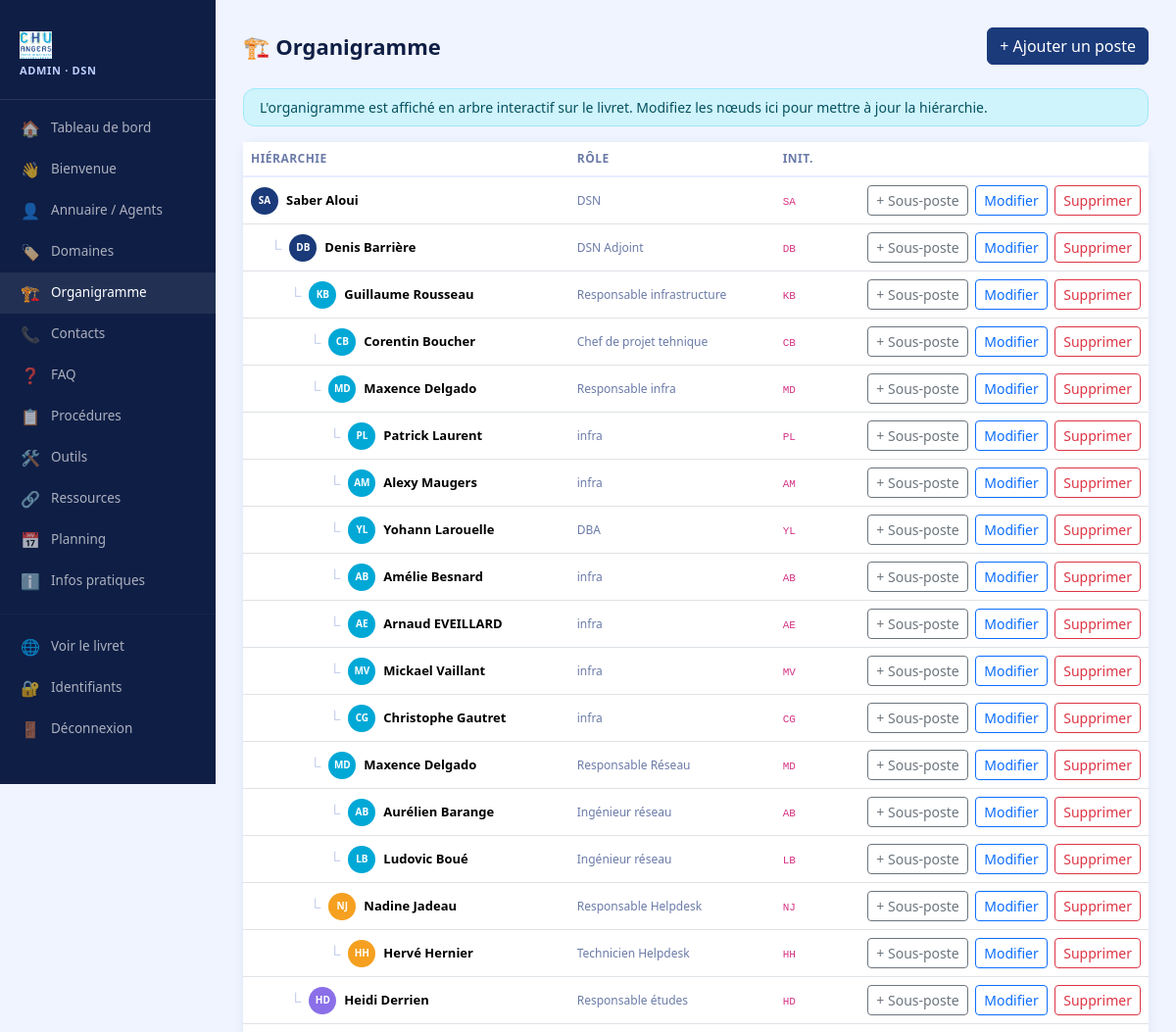
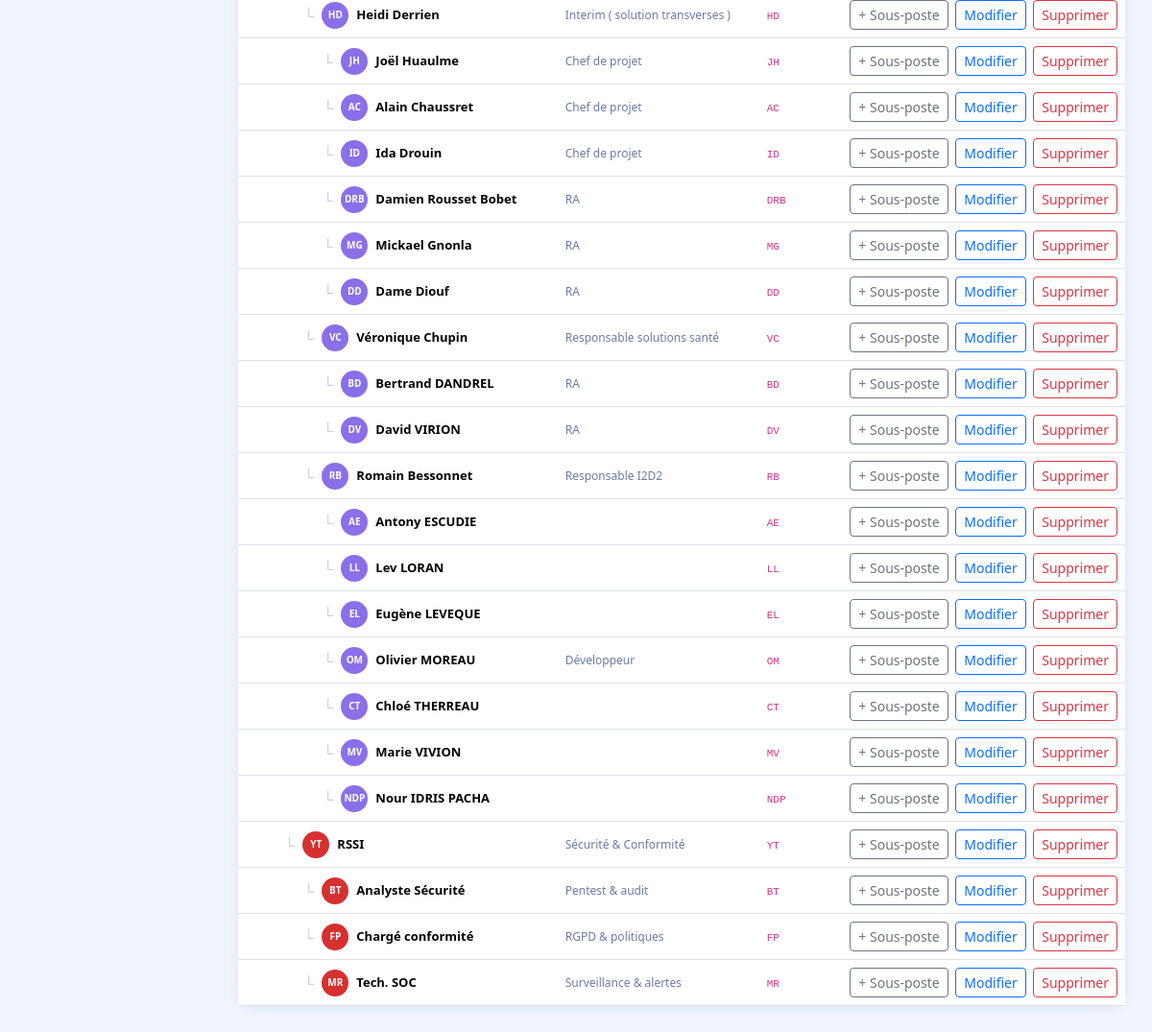
Screenshot of /admin/organigramme.php (signed in) with the database file from the repository (2 pictures, top to bottom).
### tables this page shows
CREATE TABLE `org_nodes` (
  `id` int(11) NOT NULL AUTO_INCREMENT,
  `parent_id` int(11) DEFAULT NULL,
  `nom` varchar(200) NOT NULL,
  `role_label` varchar(200) DEFAULT NULL,
  `initiales` varchar(5) DEFAULT NULL,
  `couleur` varchar(20) DEFAULT '#1B3A7A',
  `ordre` int(11) DEFAULT '0',
  PRIMARY KEY (`id`),
  KEY `parent_id` (`parent_id`)
);

### admin/organigramme.php (the view, shortened to what this page needs)
<?php
require_once '_layout.php';
$db  = getDB();
$action = $_GET['action'] ?? 'list';
$allNodes = $db->query("SELECT id,nom,role_label,initiales,couleur,parent_id FROM org_nodes ORDER BY ordre,id")->fetchAll();
$nodeMap  = array_column($allNodes, null, 'id');
function indentTree(array $nodes, ?int $parentId, int $depth, int $excludeId = 0): array {
    $result = [];
    foreach ($nodes as $n) {
        $nPid = $n['parent_id'] === null ? null : (int)$n['parent_id'];
        if ($nPid === $parentId && (int)$n['id'] !== $excludeId) {
            $n['depth'] = $depth;
            $result[] = $n;
            $result = array_merge($result, indentTree($nodes, (int)$n['id'], $depth+1, $excludeId));
        }
    }
    return $result;
}
?>
<div class="page-header"><h1>🏗️ Organigramme</h1><a href="?action=add" class="btn btn-primary">+ Ajouter un poste</a></div>
<div class="alert alert-info py-2 small">L'organigramme est affiché en arbre interactif sur le livret. Modifiez les nœuds ici pour mettre à jour la hiérarchie.</div>
<?php if ($action==='list'): ?>
<div class="card"><div class="table-responsive"><table class="table mb-0">
<thead><tr><th>Hiérarchie</th><th>Rôle</th><th>Init.</th><th></th></tr></thead>
<tbody>
<?php foreach(indentTree($allNodes, null, 0) as $n): ?>
<tr>
  <td>
    <div class="d-flex align-items-center gap-2" style="padding-left:<?=($n['depth']*20)?>px">
      <?php if ($n['depth'] > 0): ?><span style="color:#C5CFEE;font-size:16px">└</span><?php endif; ?>
      <div style="width:28px;height:28px;border-radius:50%;background:<?=htmlspecialchars($nodeMap[$n['id']]['couleur']??'#1B3A7A')?>;color:#fff;font-size:10px;font-weight:800;display:flex;align-items:center;justify-content:center;flex-shrink:0"><?=htmlspecialchars($n['initiales']??mb_substr($n['nom'],0,2))?></div>
      <strong style="font-size:13px"><?=htmlspecialchars($n['nom'])?></strong>
    </div>
  </td>
  <td style="color:#6B7BA8;font-size:12px"><?=htmlspecialchars($n['role_label'])?></td>
  <td><code style="font-size:11px"><?=htmlspecialchars($n['initiales']??'')?></code></td>
  <td class="text-end">
    <a href="?action=add&parent_id=<?=$n['id']?>" class="btn btn-sm btn-outline-secondary me-1">+ Sous-poste</a>
    <a href="?action=edit&id=<?=$n['id']?>" class="btn btn-sm btn-outline-primary me-1">Modifier</a>
    <a href="?action=delete&id=<?=$n['id']?>" class="btn btn-sm btn-outline-danger" onclick="return confirm('Supprimer ce poste ? Ses enfants remonteront au niveau supérieur.')">Supprimer</a>
  </td>
</tr>
<?php endforeach; ?>
</tbody></table></div></div>
<?php endif; ?>
<?php require_once '_footer.php'; ?>

### admin/_layout.php (style rules this page uses)
body { background: #F0F4FF; font-family: 'Segoe UI', system-ui, sans-serif; }
.page-header { display:flex; align-items:center; justify-content:space-between; margin-bottom:24px; }
.page-header h1 { font-size:22px; font-weight:800; color:#0F1E45; margin:0; }
.card { border:none; border-radius:16px; box-shadow:0 2px 12px rgba(27,58,122,.08); }
.btn-primary { background:#1B3A7A; border-color:#1B3A7A; }
.table th { font-size:12px; text-transform:uppercase; letter-spacing:.04em; color:#6B7BA8; border-bottom:2px solid #E8EDFF; }
.table td { vertical-align:middle; font-size:13.5px; }
.alert { border-radius:12px; }

### rows the page displays
org_nodes: initiales "SA", nom "Saber Aloui", role_label "DSN"
org_nodes: initiales "DB", nom "Denis Barrière", role_label "DSN Adjoint"
org_nodes: initiales "KB", nom "Guillaume Rousseau", role_label "Responsable infrastructure"
org_nodes: initiales "CB", nom "Corentin Boucher", role_label "Chef de projet tehnique"
org_nodes: initiales "MD", nom "Maxence Delgado", role_label "Responsable infra"
org_nodes: initiales "PL", nom "Patrick Laurent", role_label "infra"
org_nodes: initiales "AM", nom "Alexy Maugers", role_label "infra"
org_nodes: initiales "YL", nom "Yohann Larouelle", role_label "DBA"
org_nodes: initiales "AB", nom "Amélie Besnard", role_label "infra"
org_nodes: initiales "AE", nom "Arnaud EVEILLARD", role_label "infra"
org_nodes: initiales "MV", nom "Mickael Vaillant", role_label "infra"
org_nodes: initiales "CG", nom "Christophe Gautret", role_label "infra"
org_nodes: initiales "MD", nom "Maxence Delgado", role_label "Responsable Réseau"
org_nodes: initiales "AB", nom "Aurélien Barange", role_label "Ingénieur réseau"
org_nodes: initiales "LB", nom "Ludovic Boué", role_label "Ingénieur réseau"
org_nodes: initiales "NJ", nom "Nadine Jadeau", role_label "Responsable Helpdesk"
org_nodes: initiales "HH", nom "Hervé Hernier", role_label "Technicien Helpdesk"
org_nodes: initiales "HD", nom "Heidi Derrien", role_label "Responsable études"
org_nodes: initiales "HD", nom "Heidi Derrien", role_label "Interim ( solution transverses )"
org_nodes: initiales "JH", nom "Joël Huaulme", role_label "Chef de projet"
org_nodes: initiales "AC", nom "Alain Chaussret", role_label "Chef de projet"
org_nodes: initiales "ID", nom "Ida Drouin", role_label "Chef de projet"
org_nodes: initiales "DRB", nom "Damien Rousset Bobet", role_label "RA"
org_nodes: initiales "MG", nom "Mickael Gnonla", role_label "RA"
org_nodes: initiales "DD", nom "Dame Diouf", role_label "RA"
org_nodes: initiales "VC", nom "Véronique Chupin", role_label "Responsable solutions santé"
org_nodes: initiales "BD", nom "Bertrand DANDREL", role_label "RA"
org_nodes: initiales "DV", nom "David VIRION", role_label "RA"
org_nodes: initiales "RB", nom "Romain Bessonnet", role_label "Responsable I2D2"
org_nodes: initiales "AE", nom "Antony ESCUDIE"
org_nodes: initiales "LL", nom "Lev LORAN"
org_nodes: initiales "EL", nom "Eugène LEVEQUE"
org_nodes: initiales "OM", nom "Olivier MOREAU", role_label "Développeur"
org_nodes: initiales "CT", nom "Chloé THERREAU"
org_nodes: initiales "MV", nom "Marie VIVION"
org_nodes: initiales "NDP", nom "Nour IDRIS PACHA"
org_nodes: initiales "YT", nom "RSSI", role_label "Sécurité & Conformité"
org_nodes: initiales "BT", nom "Analyste Sécurité", role_label "Pentest & audit"
org_nodes: initiales "FP", nom "Chargé conformité", role_label "RGPD & politiques"
org_nodes: initiales "MR", nom "Tech. SOC", role_label "Surveillance & alertes"

### other values shown
$ico "🏠"
$lbl "Tableau de bord"
$ico "👋"
$lbl "Bienvenue"
$ico "👤"
$lbl "Annuaire / Agents"
$ico "🏷️"
$lbl "Domaines"
$ico "🏗️"
$lbl "Organigramme"
$ico "📞"
$lbl "Contacts"
$ico "❓"
$lbl "FAQ"
$ico "📋"
